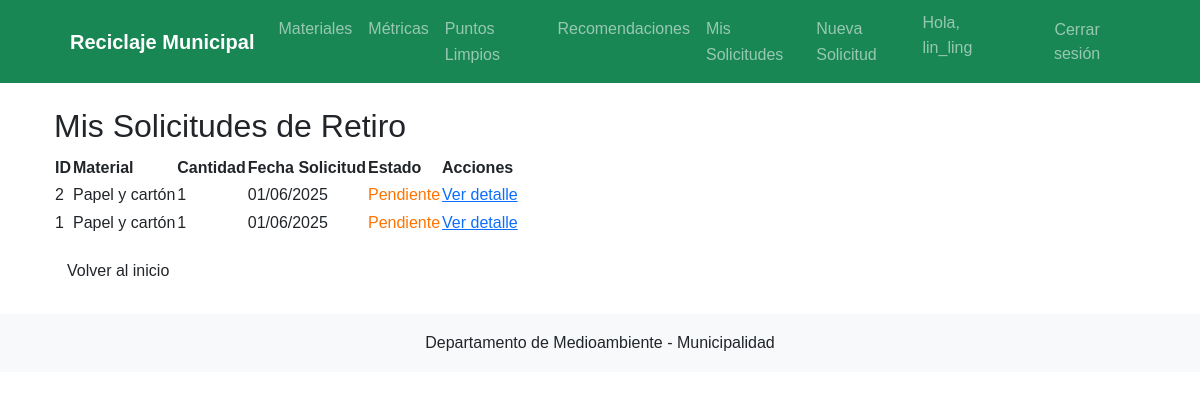
The page /solicitudes/ (signed in) on the database its author committed.
### gestion_reciclaje/models.py (models this page shows, shortened)
class SolicitudRetiro(models.Model):
    ESTADOS = [
        ('PEN', 'Pendiente'),
        ('RUT', 'En ruta'),
        ('COM', 'Completada'),
        ('CAN', 'Cancelada'),
    ]
    ciudadano = models.ForeignKey(Ciudadano, on_delete=models.CASCADE, verbose_name="Ciudadano solicitante")
    material = models.ForeignKey(Material, on_delete=models.PROTECT, verbose_name="Material a retirar")
    cantidad = models.PositiveIntegerField(
        validators=[MinValueValidator(1)],
        verbose_name="Cantidad estimada"
    )
    fecha_solicitud = models.DateTimeField(auto_now_add=True, verbose_name="Fecha de solicitud")
    fecha_estimada = models.DateField(verbose_name="Fecha estimada de retiro")
    estado = models.CharField(
        max_length=3,
        choices=ESTADOS,
        default='PEN',
        verbose_name="Estado actual"
    )
    operario = models.ForeignKey(
        Operario,  # Cambiado de User a Operario (consistencia con tu modelo)
        on_delete=models.SET_NULL,
        null=True,
        blank=True,
        verbose_name="Operario asignado"
    )
    comentarios = models.TextField(blank=True, verbose_name="Observaciones")
    class Meta:
        verbose_name = "Solicitud de retiro"
        verbose_name_plural = "Solicitudes de retiro"
        ordering = ['-fecha_solicitud']
        permissions = [
            ("can_assign_request", "Puede asignar solicitudes a operarios"),
        ]

class Material(models.Model):
    codigo = models.CharField(max_length=4, primary_key=True, verbose_name="Código")
    nombre = models.CharField(max_length=50, verbose_name="Nombre del material")
    descripcion = models.TextField(verbose_name="Descripción")
    class Meta:
        verbose_name = "Material"
        verbose_name_plural = "Materiales"
        ordering = ['nombre']

### gestion_reciclaje/views.py (the view)
# urls.py: path('solicitudes/', views.lista_solicitudes, name='solicitudes'),
@login_required
def lista_solicitudes(request):
    if request.user.is_staff:
        solicitudes = SolicitudRetiro.objects.all()
    elif hasattr(request.user, 'operario'):
        solicitudes = SolicitudRetiro.objects.filter(operario=request.user.operario)
    else:
        if hasattr(request.user, 'ciudadano'):
            solicitudes = SolicitudRetiro.objects.filter(ciudadano=request.user.ciudadano)
        else:
            solicitudes = SolicitudRetiro.objects.none()
    return render(request, 'gestion_reciclaje/solicitudes.html', {'solicitudes': solicitudes})

### gestion_reciclaje/templates/gestion_reciclaje/solicitudes.html
{% extends 'gestion_reciclaje/base.html' %}
{% block content %}
<div class="container">
    <h2>Mis Solicitudes de Retiro</h2>
    {% if solicitudes %}
    <table>
        <thead>
            <tr>
                <th>ID</th>
                <th>Material</th>
                <th>Cantidad</th>
                <th>Fecha Solicitud</th>
                <th>Estado</th>
                <th>Acciones</th>
            </tr>
        </thead>
        <tbody>
            {% for solicitud in solicitudes %}
            <tr>
                <td>{{ solicitud.id }}</td>
                <td>{{ solicitud.material.nombre }}</td>
                <td>{{ solicitud.cantidad }}</td>
                <td>{{ solicitud.fecha_solicitud|date:"d/m/Y" }}</td>
                <td>
                    {% if solicitud.estado == 'PEN' %}
                        <span style="color: #ff7300;">
                            {{ solicitud.get_estado_display }}
                        </span>
                    {% elif solicitud.estado == 'RUT' %}
                        <span style="color: #0000FF;">
                            {{ solicitud.get_estado_display }}
                        </span>
                    {% else %}
                        <span style="color: #008000;">
                            {{ solicitud.get_estado_display }}
                        </span>
                    {% endif %}
                </td>
                <td><a href="{% url 'detalle_solicitud' solicitud.id %}">Ver detalle</a></td>
            </tr>
            {% endfor %}
        </tbody>
    </table>
    {% else %}
    <p>No tienes solicitudes registradas.</p>
    {% endif %}
    <div class="mt-3">
        <a href="{% url 'index' %}" class="btn">Volver al inicio</a>
    </div>
</div>
{% endblock %}

### gestion_reciclaje/templates/gestion_reciclaje/base.html (shortened to what this page needs)
{% load static %}
<!DOCTYPE html>
<html lang="es">
<head>
    <link href="https://cdn.jsdelivr.net/npm/bootstrap@5.3.0/dist/css/bootstrap.min.css" rel="stylesheet">
    <link rel="stylesheet" href="{% static 'css/styles.css' %}">
</head>
<body>
    <header class="bg-success text-white">
        <div class="container">
            <nav class="navbar navbar-expand-lg navbar-dark">
                <div class="container-fluid">
                    <a class="navbar-brand" href="{% url 'index' %}">Reciclaje Municipal</a>
                    <div class="collapse navbar-collapse" id="navbarNav">
                        <ul class="navbar-nav me-auto">
                            <li class="nav-item">
                                <a class="nav-link" href="{% url 'materiales' %}">Materiales</a>
                            </li>
                            <li class="nav-item">
                                <a class="nav-link" href="{% url 'metricas' %}">Métricas</a>
                            </li>
                            <li class="nav-item">
                                <a class="nav-link" href="{% url 'puntos_limpios' %}">Puntos Limpios</a>
                            </li>
                            <li class="nav-item">
                                <a class="nav-link" href="{% url 'recomendaciones' %}">Recomendaciones</a>
                            </li>
                            {% if user.is_authenticated %}
                                <li class="nav-item">
                                    <a class="nav-link" href="{% url 'solicitudes' %}">Mis Solicitudes</a>
                                </li>
                                {% if user.ciudadano %}
                                <li class="nav-item">
                                    <a class="nav-link" href="{% url 'nueva_solicitud' %}">Nueva Solicitud</a>
                                </li>
                                {% endif %}
                            {% endif %}
                        </ul>
                        <ul class="navbar-nav">
                            {% if user.is_authenticated %}
                                <li class="nav-item">
                                    <span class="navbar-text me-3">Hola, {{ user.username }}</span>
                                </li>
                                <li class="nav-item">
                                    <form action="{% url 'logout' %}" method="post">
                                        <button type="submit" class="btn btn-link nav-link">Cerrar sesión</button>
                                    </form>
                                </li>
                            {% endif %}
                        </ul>
                    </div>
                </div>
            </nav>
        </div>
    </header>
    <main class="container my-4">
        {% block content %}{% endblock %}
    </main>
    <footer class="bg-light py-3 mt-4">
        <div class="container text-center">
            <p class="mb-0">Departamento de Medioambiente - Municipalidad</p>
        </div>
    </footer>
</body>
</html>

### gestion_reciclaje/static/css/styles.css (style rules this page uses)
body { font-family: 'Arial', sans-serif; line-height: 1.6; }
.navbar { padding: 0.5rem 1rem; }
.navbar-brand { font-weight: 600; }

### rows shown on the page
SolicitudRetiro: id "2", material.nombre "Papel y cartón", cantidad "1", fecha_solicitud "01/06/2025", estado "Pendiente"
SolicitudRetiro: id "1", material.nombre "Papel y cartón", cantidad "1", fecha_solicitud "01/06/2025", estado "Pendiente"

### other values the page prints
{{ user.username }} "lin_ling"
